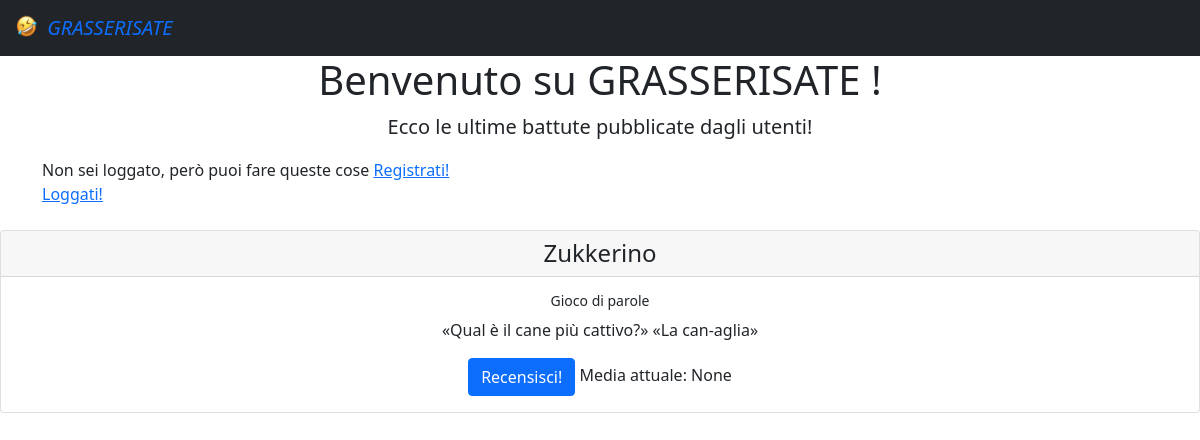
Page /filtered/Gioco di parole on the committed database.
### esame/models.py (models this page shows)
class Battute(models.Model):
    testo = models.TextField(default="")
    utente = models.ForeignKey(User, on_delete=models.CASCADE, related_name='utentebat')
    tempo = models.DateTimeField(auto_now=True)
    tipo = models.CharField(choices=SCELTE, default='bar', max_length=25)
    @property
    def calcola_media(self):
        media_tupla = self.battutarec.all().aggregate(Avg('voto'))
        media_lunga = media_tupla['voto__avg']
        if type(media_lunga) is NoneType:
            media = media_lunga
        else:
            media = round(media_lunga, 2)
        return media

### esame/views.py (the view)
# urls.py: path('filtered/<str:tipo>', views.VistaFiltrata.as_view(), name='vista_filtrata'),
class VistaFiltrata(ListView):
    template_name = 'vista_filtrata.html'
    model = Battute
    def get_queryset(self):
        tipo2 = self.request.resolver_match.kwargs['tipo']
        qs = Battute.objects.filter(tipo=tipo2).order_by('-tempo')
        return qs

### templates/vista_filtrata.html (shortened to what this page needs)
<html>
{% extends 'home.html' %}
{% block contenuto %}
    <div class="container">
        <h1> <div style="text-align: center;"> Benvenuto su GRASSERISATE {% if user.is_authenticated %} , {{ user.username }}{% endif %}!</div></h1>
        <p class="lead" style="text-align:center">
            Ecco le ultime battute pubblicate dagli utenti!
        </p>
        {% if user.is_authenticated %}
            <div style="text-align:center">
                <a href="{% url  "aggiungi_battuta"%}">
                    <button type="button" class="btn btn-primary">
                        Aggiungi una battuta!
                    </button>
                </a>
                <a href="{% url  "profilo" pk=request.user.id %}">
                    <button type="button" class="btn btn-info">
                        Vai al tuo profilo!
                    </button>
                </a>
                <a href="{% url  "filtro"%}">
                    <button type="button" class="btn btn-primary">
                        Filtra
                    </button>
                </a>
                <a href='{% url 'logout' %}'>
                    <button type="button" class="btn btn-danger">
                        Logout
                    </button>
                </a>
            </div>
        {% else %}
            Non sei loggato, però puoi fare queste cose
            <a href="{% url 'registrazione' %}">Registrati!</a><br>
            <a href="{% url 'login' %}">Loggati!</a>
            </div>
        {% endif %}
    <br>
    <div style="text-align:center">
        {% for b in object_list %}
            <div class="card">
                <h4 class="card-header"> {{ b.utente }} </h4>
                <div class="card-body">
                    <h6 class="card-title" > <small>{{ b.tipo }}</small>  </h6>
                    <p class="card-text"> {{ b.testo }} </p>
                    <a href="{% url "aggiungi_recensione" pk=b.id %}" class="btn btn-primary">Recensisci!</a> Media attuale: {{ b.calcola_media}}
                </div>
            </div>
            <br>
        {%  endfor %}
    </div>
{% endblock %}

### rows in the picture
Battute: utente "Zukkerino", tipo "Gioco di parole", testo "«Qual è il cane più cattivo?» «La can-aglia»", calcola_media "None"
